Frame 1 (no input): blank canvas, image omitted
Frame 60 (the mouse pressed at the canvas centre just before this capture): blank canvas, image omitted
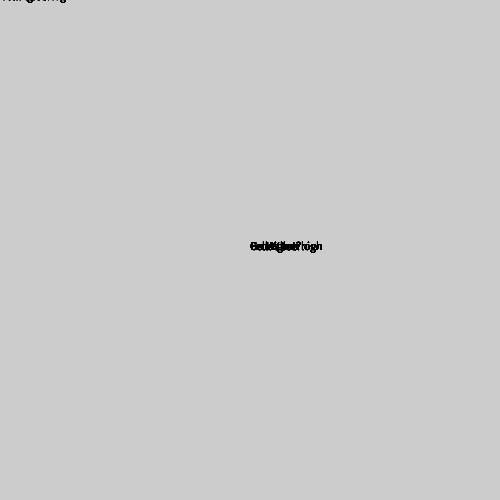
Frame 120 (the mouse held since frame 60 and released just before this capture)

The Processing sketch whose frames 1 and 60 were blank and that drew this single picture after the mouse press (run headless with seeded random() and noise(); from frame 60 on, the mouse is pressed at the canvas centre):

// Processing sketch: elseif
// ── elseif.pde
void setup()
{
  size(500, 500);
  frameRate(4);
}
PFont a;
float x;


void draw()
{
  //background(255);

  x = random(255);
println(mouseX);
println(mouseY);

  fill(0);
  if (x>200 && x<256)
  {
    String A = "Fellas too high";
    text(A, mouseX, mouseY);
  } else if (x>150 && x<201)
  {
    String B = "Fellas too low";
    text(B, mouseX, mouseY);
  } else if (x>100 && x<151)
  {
    String D = "Go Higher";
    text(D, mouseX, mouseY);
  } else  {
    String C = "Bro What?";
    text(C, mouseX, mouseY);
  }
}
